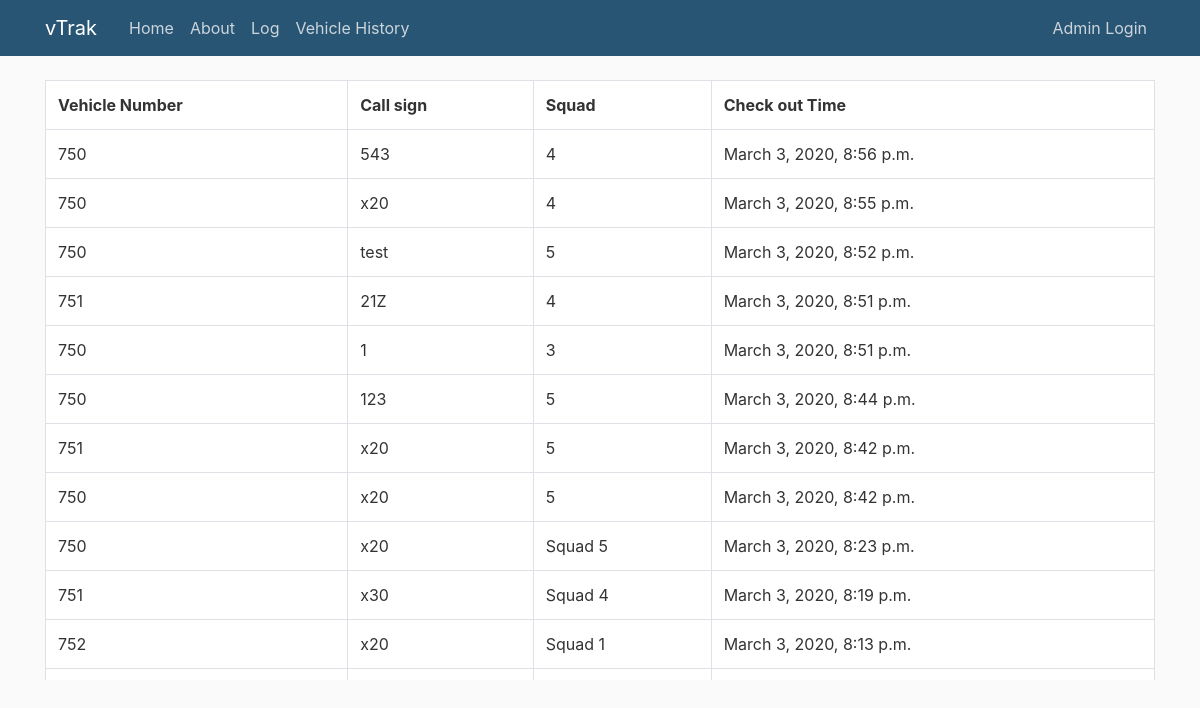
Before: /log with the older database file.
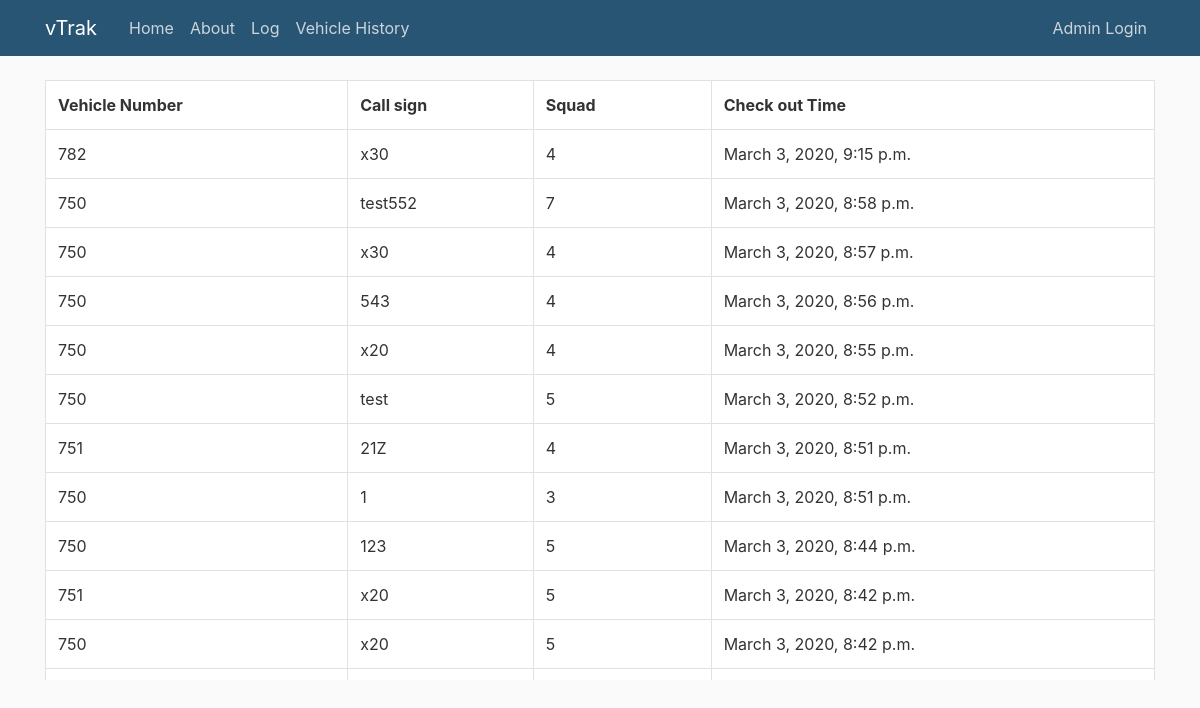
After: the same page with the newer database file.
### vTrak/models.py (models this page shows)
class Activitytable(models.Model):
    vehnum = models.CharField(max_length=3)
    callsign = models.CharField(max_length=7)
    squad = models.CharField(max_length=20)
    checkout = models.DateTimeField(auto_now_add=True)

### vTrak/views.py (the view)
# urls.py: path('log', views.log, name='vTrak-log'),
def log(request):
    content = {
        'Vehicleinfo': Vehicletable.objects.all(),
        'Activityinfo': Activitytable.objects.all().order_by('-checkout'),
    }
    return render(request, 'vTrak/log.html', content)

### vTrak/templates/vTrak/log.html (shortened to what this page needs)
{% extends "vTrak/base.html" %}
{% load static %}
{% block content %}
    <div class="table responsive" style="height: 600px; overflow: auto">
        <table class="table table-bordered">
            <tr>
                <th>Vehicle Number</th>
                <th>Call sign</th>
                <th>Squad</th>
                <th>Check out Time</th>
            </tr>
            {% for displayresults in Activityinfo %}
                <tr>
                    <td>{{ displayresults.vehnum }}</td>
                    <td>{{ displayresults.callsign }}</td>
                    <td>{{ displayresults.squad }}</td>
                    <td>{{ displayresults.checkout }}</td>
                </tr>
            {% endfor %}
        </table>
    </div>
{% endblock content %}

Changed rows visible on the page:
no longer on this page (row unchanged): Activitytable: vehnum "750", callsign "x20", squad "Squad 5", checkout "March 3, 2020, 8:23 p.m."
no longer on this page (row unchanged): Activitytable: vehnum "751", callsign "x30", squad "Squad 4", checkout "March 3, 2020, 8:19 p.m."
no longer on this page (row unchanged): Activitytable: vehnum "752", callsign "x20", squad "Squad 1", checkout "March 3, 2020, 8:13 p.m."
added Activitytable: vehnum "782", callsign "x30", squad "4", checkout "March 3, 2020, 9:15 p.m."
added Activitytable: vehnum "750", callsign "test552", squad "7", checkout "March 3, 2020, 8:58 p.m."
added Activitytable: vehnum "750", callsign "x30", squad "4", checkout "March 3, 2020, 8:57 p.m."
